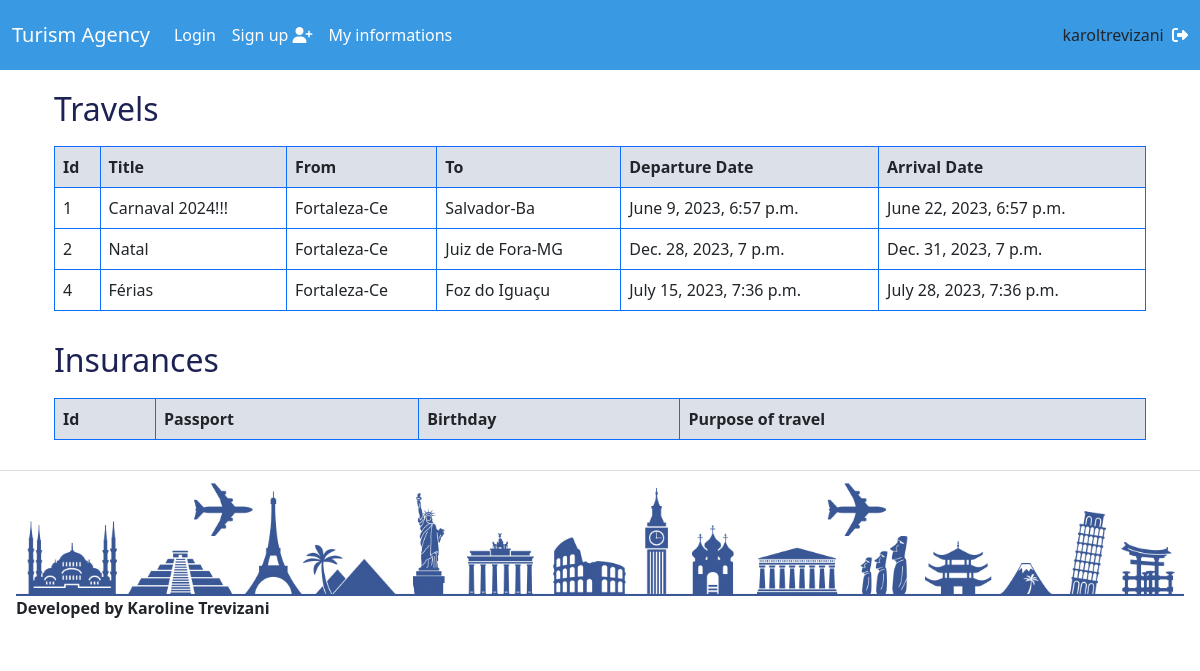
The app's page /view_info_travels/ (signed in), older data.
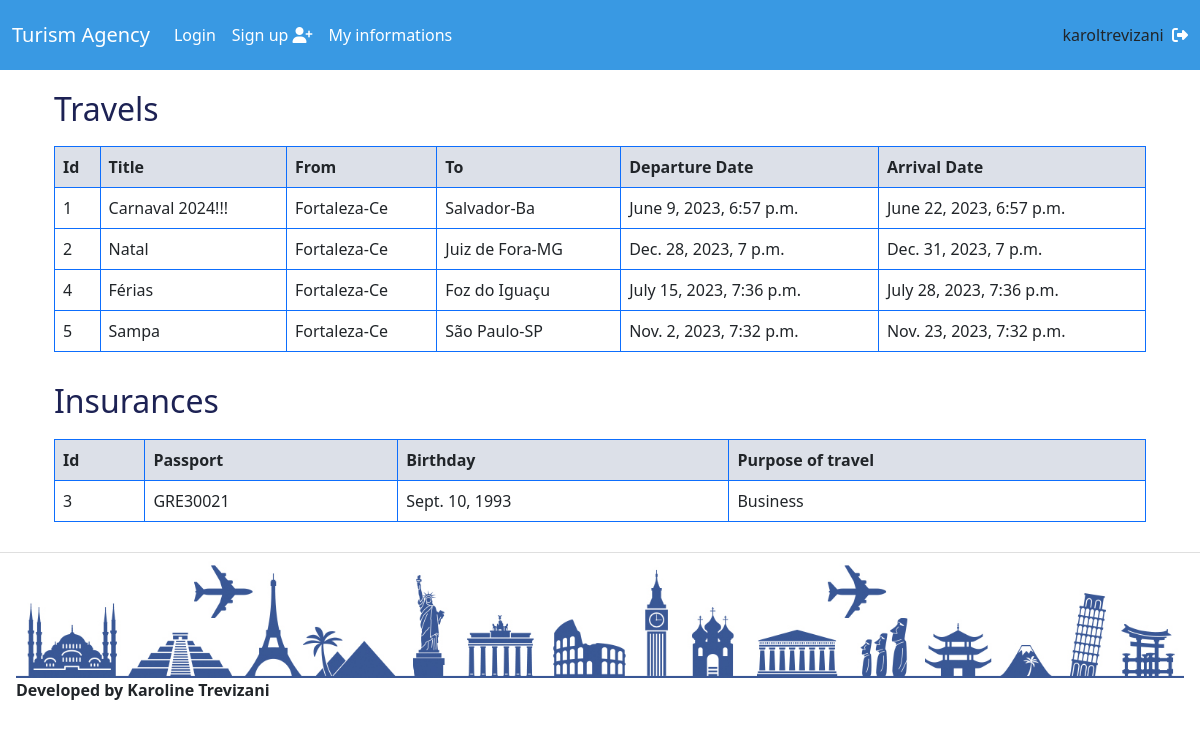
The same page, newer data.
### siteapp/models.py (models this page shows, shortened)
class schedulingTravel(models.Model):
    user = models.ForeignKey(User, on_delete=models.CASCADE, null=True, blank=True)
    title = models.CharField(max_length=100, null=True, blank=True)
    from_place = models.CharField(max_length=100)
    to_place = models.CharField(max_length=100)
    departure_date = models.DateTimeField()
    arrival_date = models.DateTimeField()
    note = models.CharField(max_length=250,null=True, blank=True)
    class Meta:
        db_table = 'schedulingtravel'

class travelInsurance(models.Model):
    user = models.ForeignKey(User, on_delete=models.CASCADE, null=True, blank=True)
    passport = models.CharField(max_length=30)
    birthday = models.DateField()
    type_trip = models.CharField(max_length=30)
    class Meta:
        db_table = 'travelInsurance'

### siteapp/views.py (the view)
# urls.py: path('view_info_travels/', views.view_info_travels, name='view_info_travels'),
@csrf_exempt
@login_required(login_url='/login/')
def view_info_travels(request):
    user = request.user
    travels = schedulingTravel.objects.filter(user=user)
    travel_insurance = travelInsurance.objects.filter(user=user)
    data = {'travels': travels, 'user':[user], 'travel_insurance': travel_insurance}
    return render(request, 'view_forms/view_travels.html', context=data)

### siteapp/templates/view_forms/view_travels.html (shortened to what this page needs)
{% extends "model-page.html" %}
{% block content %}
<section>
    <div class="container">
        <div class="row" style="margin-bottom: 10px;">
            <h2 style="color: #1d2254;">Travels</h2>
        </div>
        <table class="table table-bordered border-primary" style="margin-bottom: 30px;">
            <thead>
                <tr style="background-color: #dce0e8;">
                    <td><b>Id</b></td>
                    <td><b>Title</b></td>
                    <td><b>From</b></td>
                    <td><b>To</b></td>
                    <td><b>Departure Date</b></td>
                    <td><b>Arrival Date<b/></td>
                </tr>
            </thead>
            {% for travel in travels %}
            <tbody>
                <tr>
                    <td>{{ travel.id }}</td>
                    <td>{{ travel.title }}</td>
                    <td>{{ travel.from_place }}</td>
                    <td>{{ travel.to_place }}</td>
                    <td>{{ travel.departure_date }}</td>
                    <td>{{ travel.arrival_date }}</td>
                </tr>
            </tbody>
            {% endfor %}
        </table>
    </div>
</section>
<section>
    <div class="container">
        <div class="row" style="margin-bottom: 10px;">
            <h2 style="color: #1d2254;">Insurances</h2>
        </div>
        <table class="table table-bordered border-primary" style="margin-bottom: 30px;">
            <thead>
                <tr style="background-color: #dce0e8;">
                    <td><b>Id</b></td>
                    <td><b>Passport</b></td>
                    <td><b>Birthday</b></td>
                    <td><b>Purpose of travel</b></td>
                </tr>
            </thead>
            {% for ti in travel_insurance %}
            <tbody>
                <tr>
                    <td>{{ ti.id }}</td>
                    <td>{{ ti.passport }}</td>
                    <td>{{ ti.birthday }}</td>
                    <td>{{ ti.type_trip }}</td>
                </tr>
            </tbody>
            {% endfor %}
        </table>
    </div>
</section>
{% endblock %}

### siteapp/templates/model-page.html (shortened to what this page needs)
<!doctype html>
<html lang="en">
<head>
    {% include "model-header.html" %}
</head>
<body class="body">
    <div class="container">
    {% block content %} {% endblock %}
    </div>
    {% include "model-footer.html" %}
</body>
</html>

### siteapp/templates/model-header.html (shortened to what this page needs)
    <link href="https://cdn.jsdelivr.net/npm/bootstrap@5.0.2/dist/css/bootstrap.min.css" rel="stylesheet">
    <link rel="stylesheet" href="https://cdnjs.cloudflare.com/ajax/libs/font-awesome/6.4.0/css/all.min.css">
    <nav class="navbar navbar-expand-lg" style="background-color: #3999e3; height: 70px;">
        <div class="container-fluid">
          <a class="navbar-brand" href="/" style="color: white;">Turism Agency</a>
          <div class="collapse navbar-collapse" id="navbarSupportedContent">
            <ul class="navbar-nav me-auto mb-2 mb-lg-0">
              <li class="nav-item">
                <a class="nav-link active" aria-current="page" href="/login" style="color: white;">Login</a>
              </li>
              <li class="nav-item">
                <a class="nav-link" href="/register" style="color: white;">Sign up <i class="fas fa-user-plus"></i></a>
              </li>
              <li class="nav-item">
                <a class="nav-link" href="/view_info_travels" tabindex="-1" style="color: white;">My informations</a>
              </li>
            </ul>
            <form class="d-flex">
              {% for u in user %} <a> {{u}}</a> {% endfor %} &nbsp;&nbsp;
              <a href="{% url 'logout' %}" style="color: white;"><i class="fas fa-sign-out-alt"></i></a>
            </form>
          </div>
        </div>
    </nav>
    <html lang="en">

### siteapp/templates/model-footer.html
<div class="card-footer" style="background-color: white;">
    <img src="/static/images/footer1.jpg" alt="" style="height:fit-content; width: 100%;">
    <p><b>Developed by Karoline Trevizani</b></p>
</div>

### siteapp/templates/model-page.html (style rules this page uses)
.body { background-color: white; }

### siteapp/templates/model-header.html (style rules this page uses)
.container { width: auto; height: auto; margin-top: 10px; }

Row changes from the older to the newer data that the page shows:
added schedulingTravel: id "5", title "Sampa", from_place "Fortaleza-Ce", to_place "São Paulo-SP", departure_date "Nov. 2, 2023, 7:32 p.m.", arrival_date "Nov. 23, 2023, 7:32 p.m."
added travelInsurance: id "3", passport "GRE30021", birthday "Sept. 10, 1993", type_trip "Business"
